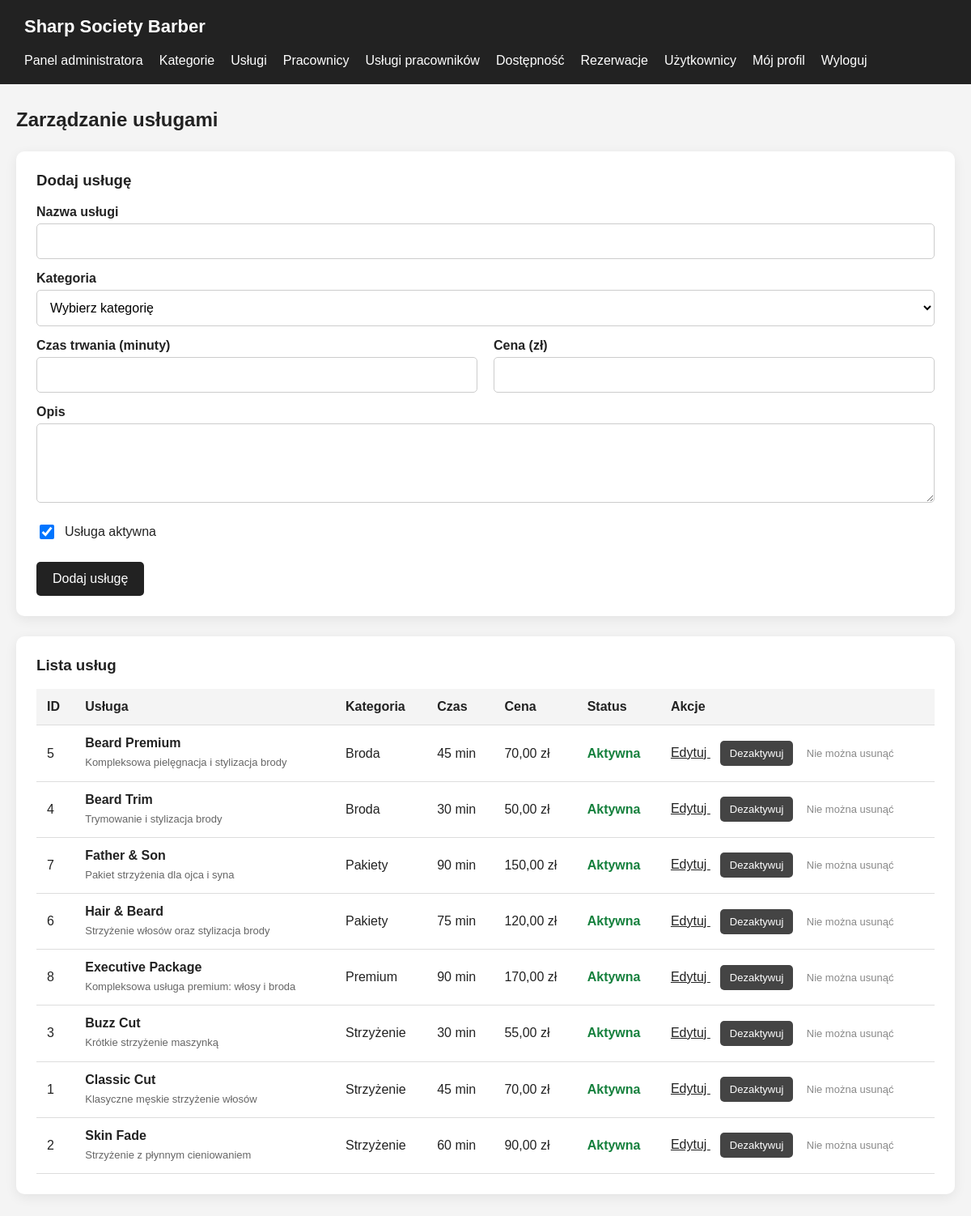
The page /public/admin/services.php (signed in) on the database its author committed.
### tables this page shows
CREATE TABLE services (
    id INT UNSIGNED AUTO_INCREMENT PRIMARY KEY,
    category_id INT UNSIGNED NOT NULL,
    name VARCHAR(100) NOT NULL,
    description TEXT,
    duration INT UNSIGNED NOT NULL,
    price  DECIMAL(10,2) NOT NULL,
    active BOOLEAN NOT NULL  DEFAULT TRUE,

    CONSTRAINT fk_services_category
    FOREIGN KEY (category_id)
    references service_categories(id)
    ON UPDATE CASCADE
    ON DELETE RESTRICT
);

CREATE TABLE service_categories (
    id INT   UNSIGNED AUTO_INCREMENT PRIMARY KEY,
    name VARCHAR(100) NOT NULL,
    description TEXT
);

### public/admin/services.php (the view, shortened to what this page needs)
<?php
require_once '../../config/database.php';
function escape($value): string
{
    return htmlspecialchars((string) $value, ENT_QUOTES, 'UTF-8');
}
$form = [
    'id' => '',
    'category_id' => '',
    'name' => '',
    'description' => '',
    'duration' => '',
    'price' => '',
    'active' => 1
];
$editing = false;
$services = $pdo->query(
    'SELECT
        s.*,
        c.name AS category_name,
        (SELECT COUNT(*) FROM reservations r WHERE r.service_id = s.id) AS reservations_count,
        (SELECT COUNT(*) FROM employee_services es WHERE es.service_id = s.id) AS employees_count
     FROM services s
     INNER JOIN service_categories c ON c.id = s.category_id
     ORDER BY c.name, s.name'
)->fetchAll(PDO::FETCH_ASSOC);
?>
<!DOCTYPE html>
<html lang="pl">
<head>
    <link rel="stylesheet" href="../css/style-admin-services.css">
    <link rel="stylesheet" href="../css/style-admin-nav.css">
</head>
<body>
    <header class="topbar">
        <h1>Sharp Society Barber</h1>
        <?php require '../../includes/admin-nav.php'; ?>
    </header>
    <main class="container">
        <h2>Zarządzanie usługami</h2>
        <section class="card">
            <h3><?= $editing ? 'Edytuj usługę' : 'Dodaj usługę' ?></h3>
            <form method="POST">
                <label for="name">Nazwa usługi</label>
                <input
                    type="text"
                    id="name"
                    name="name"
                    maxlength="100"
                    required
                    value="<?= escape($form['name']) ?>"
                >
                <label for="category_id">Kategoria</label>
                <select id="category_id" name="category_id" required>
                    <option value="">Wybierz kategorię</option>
                </select>
                <div class="form-row">
                    <div>
                        <label for="duration">Czas trwania (minuty)</label>
                        <input
                            type="number"
                            id="duration"
                            name="duration"
                            min="1"
                            max="480"
                            required
                            value="<?= escape($form['duration']) ?>"
                        >
                    </div>
                    <div>
                        <label for="price">Cena (zł)</label>
                        <input
                            type="number"
                            id="price"
                            name="price"
                            min="0"
                            max="99999999.99"
                            step="0.01"
                            required
                            value="<?= escape($form['price']) ?>"
                        >
                    </div>
                </div>
                <label for="description">Opis</label>
                <textarea
                    id="description"
                    name="description"
                    rows="4"
                    maxlength="5000"
                ><?= escape($form['description'] ?? '') ?></textarea>
                <label class="checkbox-label">
                    <input
                        type="checkbox"
                        name="active"
                        value="1"
                        <?= (int) $form['active'] === 1 ? 'checked' : '' ?>
                    >
                    Usługa aktywna
                </label>
                <button type="submit">
                    <?= $editing ? 'Zapisz zmiany' : 'Dodaj usługę' ?>
                </button>
            </form>
        </section>
        <section class="card">
            <h3>Lista usług</h3>
            <div class="table-wrapper">
                <table>
                    <thead>
                        <tr>
                            <th>ID</th>
                            <th>Usługa</th>
                            <th>Kategoria</th>
                            <th>Czas</th>
                            <th>Cena</th>
                            <th>Status</th>
                            <th>Akcje</th>
                        </tr>
                    </thead>
                    <tbody>
                        <?php foreach ($services as $service): ?>
                            <tr>
                                <td><?= (int) $service['id'] ?></td>
                                <td>
                                    <strong><?= escape($service['name']) ?></strong>
                                    <?php if (!empty($service['description'])): ?>
                                        <div class="service-description">
                                            <?= escape($service['description']) ?>
                                        </div>
                                    <?php endif; ?>
                                </td>
                                <td><?= escape($service['category_name']) ?></td>
                                <td><?= (int) $service['duration'] ?> min</td>
                                <td><?= number_format((float) $service['price'], 2, ',', ' ') ?> zł</td>
                                <td>
                                    <span class="<?= $service['active'] ? 'active' : 'inactive' ?>">
                                        <?= $service['active'] ? 'Aktywna' : 'Nieaktywna' ?>
                                    </span>
                                </td>
                                <td class="actions">
                                    <a href="?edit=<?= (int) $service['id'] ?>">
                                        Edytuj
                                    </a>
                                    <form method="POST">
                                        <button type="submit" class="toggle-btn">
                                            <?= $service['active'] ? 'Dezaktywuj' : 'Aktywuj' ?>
                                        </button>
                                    </form>
                                    <?php if (
                                        (int) $service['reservations_count'] === 0 &&
                                        (int) $service['employees_count'] === 0
                                    ): ?>
                                        <form
                                            method="POST"
                                            onsubmit="return confirm('Czy na pewno usunąć tę usługę?');"
                                        >
                                            <input
                                                type="hidden"
                                                name="csrf_token"
                                                value="<?= escape($_SESSION['csrf_token']) ?>"
                                            >
                                            <input type="hidden" name="action" value="delete">
                                            <input
                                                type="hidden"
                                                name="id"
                                                value="<?= (int) $service['id'] ?>"
                                            >
                                            <button type="submit" class="delete-btn">
                                                Usuń
                                            </button>
                                        </form>
                                    <?php else: ?>
                                        <span class="disabled">Nie można usunąć</span>
                                    <?php endif; ?>
                                </td>
                            </tr>
                        <?php endforeach; ?>
                    </tbody>
                </table>
            </div>
        </section>
    </main>
</body>
</html>

### public/css/style-admin-services.css (style rules this page uses)
* { box-sizing: border-box; }
body { margin: 0; background: #f4f4f4; color: #222; font-family: Arial, sans-serif; }
.topbar { display: flex; justify-content: space-between; align-items: center; flex-wrap: wrap; gap: 20px; padding: 20px 30px; background: #222; color: white; }
.topbar h1 { margin: 0; font-size: 22px; }
.container { max-width: 1300px; margin: 30px auto; padding: 0 20px; }
.card { margin-top: 25px; padding: 25px; background: white; border-radius: 10px; box-shadow: 0 4px 15px rgba(0, 0, 0, 0.07); }
.card h3 { margin-top: 0; }
label { display: block; margin-top: 15px; margin-bottom: 5px; font-weight: bold; }
input[type="text"], input[type="number"], select, textarea { width: 100%; padding: 12px; border: 1px solid #ccc; border-radius: 5px; background: white; font: inherit; }
textarea { resize: vertical; }
.form-row { display: grid; grid-template-columns: repeat(2, minmax(0, 1fr)); gap: 20px; }
.checkbox-label { display: flex; align-items: center; gap: 10px; margin-top: 20px; font-weight: normal; }
.checkbox-label input { width: 18px; height: 18px; }
button { padding: 12px 20px; margin-top: 20px; background: #222; color: white; border: none; border-radius: 5px; cursor: pointer; font: inherit; }
.table-wrapper { overflow-x: auto; }
table { width: 100%; border-collapse: collapse; }
th, td { padding: 13px; text-align: left; vertical-align: middle; border-bottom: 1px solid #ddd; }
th { background: #f4f4f4; }
.service-description { margin-top: 6px; color: #666; font-size: 13px; line-height: 1.4; }
.active { color: #15803d; font-weight: bold; }
.actions { white-space: nowrap; vertical-align: middle; }
.actions a { color: #222; }
.actions form { display: inline-block; margin-left: 12px; }
.actions button { margin: 0; padding: 8px 12px; font-size: 13px; }
.toggle-btn { background: #444; }
.disabled { margin-left: 12px; color: #888; font-size: 13px; }

### rows shown on the page
services: id "5", name "Beard Premium", description "Kompleksowa pielęgnacja i stylizacja brody", category.name "Broda", duration "45", price "70,00", active "Aktywna"
services: id "4", name "Beard Trim", description "Trymowanie i stylizacja brody", category.name "Broda", duration "30", price "50,00", active "Aktywna"
services: id "7", name "Father & Son", description "Pakiet strzyżenia dla ojca i syna", category.name "Pakiety", duration "90", price "150,00", active "Aktywna"
services: id "6", name "Hair & Beard", description "Strzyżenie włosów oraz stylizacja brody", category.name "Pakiety", duration "75", price "120,00", active "Aktywna"
services: id "8", name "Executive Package", description "Kompleksowa usługa premium: włosy i broda", category.name "Premium", duration "90", price "170,00", active "Aktywna"
services: id "3", name "Buzz Cut", description "Krótkie strzyżenie maszynką", category.name "Strzyżenie", duration "30", price "55,00", active "Aktywna"
services: id "1", name "Classic Cut", description "Klasyczne męskie strzyżenie włosów", category.name "Strzyżenie", duration "45", price "70,00", active "Aktywna"
services: id "2", name "Skin Fade", description "Strzyżenie z płynnym cieniowaniem", category.name "Strzyżenie", duration "60", price "90,00", active "Aktywna"
